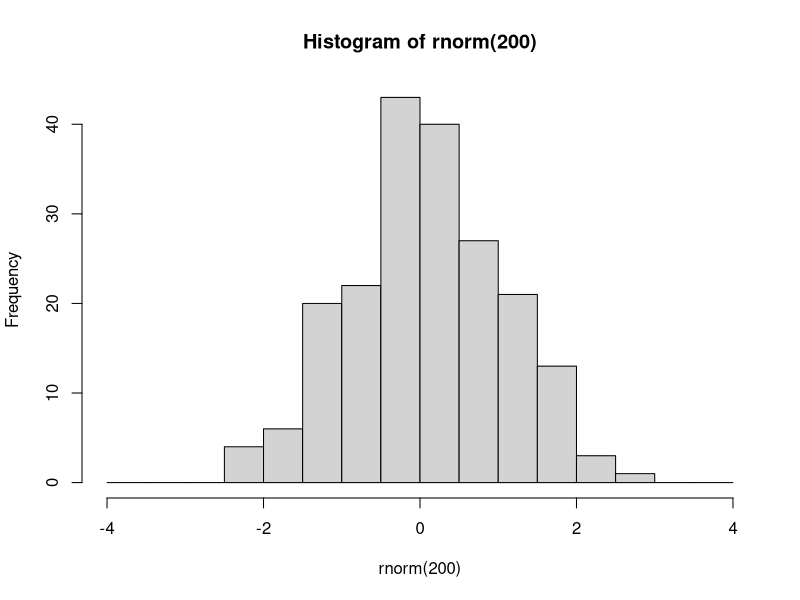
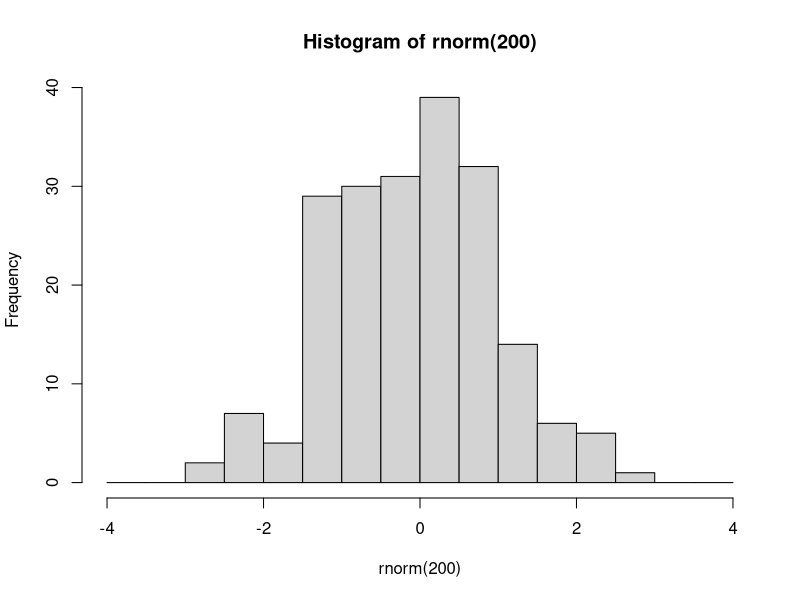

Recreate these plots in R, in order.
###################################
###################################
########                   ########
########   Data Science 1  ########
########       Lab 5       ######## 
########  07th Nov. 2023   ########
########                   ########
###################################
###################################

## Welcome to lab #5. Today will be an introduction to the tidyverse, specifically dplyr and ggplot2




#####################
####    Pipes    ####
#####################

# The pipe operator looks like this: |>
# It signifies: take the element on the left and use it as the first argument in the function on the right

# Example

hist(rnorm(200), breaks=seq(-4,4,0.5))
# is equivalent to

rnorm(200) |> hist(breaks=seq(-4,4,0.5))

# The purpose of the pipe is mostly aesthetic, in particular to avoid large numbers of parentheses when something needs to be transformed using multiple functions:



### 1.1 Rewrite the following expression using pipes:
set.seed(123)
round(sqrt(log(runif(10,1,10))),2)

set.seed(123)
10 |> runif(1,10) |> 
log() |> 
sqrt() |>
round (2)
?runif

              
# Pipes were initially created in a package called magrittr, part of the 'tidyverse' group of packages


########################
#### If/Else statement###
x<-sample(0:10, 1)
if(x>5) { 
  print('high')
  y<-x*2
  print(c(x,y))
}else{
  print('low')
}
ifelse(sample(0:10, 1)>5, print('high'), print('low'))


 


##   Packages    ####
########################

# Packages are essentially environments full of functions and/or objects which aren't loaded into R by default, but must be first installed (generally from a repository called CRAN), and then loaded

# Here we will install tidyverse, which is not one but a series of packages written by the same group of people, which share a number of syntactical features

install.packages('tidyverse')

# After you have installed tidyverse into your packages, you must also load it into your environment

library(tidyverse)

# You will only have to install a package once. However, every time you start fresh in a new R environment, you will have to load the packages you need again.

#########################
####    TIDYVERSE    ####
#########################

# The tidyverse encompasses a very large number of packages, and is fairly powerful (in that you can do a lot using tidyverse packages)
# However, you DO NOT need to use tidyverse exclusively! I mostly don't use it, for example, preferring to stick to base R except for a few functionalities.

# Downsides of tidyverse include: unique syntax which is very different from other programming languages such as python
# 'Black box' functions that have specific purposes that must be remembered, as opposed to more general-purpose functions in base R
# Often actually more verbose than base R (ie. requires more lines of code to do the same thing)
# Using tidyverse is a matter of preference!

# The pipe operator was originally introduced in the tidyverse package magrittr. 
# The tidyverse pipe operator looks like this: %>%

set.seed(123)
runif(10,1,10) %>% 
  log() %>%
  sqrt() %>%
  round(2)

# In this class we will look at 2 important tidyverse packages.
# The first is dplyr, which is used to manipulate and transform data.
# Then we will start learning ggplot2, which is used for plotting and data visualisation

#####################
####    dplyr    ####
#####################

# The philosophy behind dplyr is that every data transformation can be done using a function, and multiple transformations can be done by piping an object through multiple functions
# For example, in dplyr we no longer use indexing.
# Instead we use the functions 'select', to choose specific columns in a data frame, and 'filter', to choose specific rows.

data(mtcars)
view(mtcars)




# so instead of:
mtcars[mtcars$cyl == 6, 1:5]
# we would write:
mtcars %>%
  filter(cyl==6) %>%
  select(1:5)


### 2.1
# using select() and filter(), create a new database of cars that are over 4000 lbs in weight, retaining only the wt and mpg columns. Save this database to an object called 'df'.

df<-mtcars %>%
 filter(wt>4) %>%
 select (1,6) 
 df

# After you have selected the rows and columns you are interested in, you can 
# change the order of the rows using arrange

df %>% arrange(wt)

df %>% arrange(desc(wt))


# To change variables, we can use mutate()
df <- df %>% mutate(wt_kg=wt*453.592,
                    km_per_l = mpg*1.60934/3.78541)

# And we can use ifelse() within mutate()
mtcars <- mtcars %>%
            mutate(wt_class = ifelse(wt>=4, 'Oversized','Standard'))

mtcars[c('wt', 'wt_class')]
# We can even do a sultiple ifelse statment using case_when()
mtcars <- mtcars %>%
            mutate(
              efficiency = case_when(
                mpg<=15 ~ 'low',
                mpg>15 & mpg<=20 ~ 'medium',
                mpg>20 ~ 'high'
                ))
mtcars[c('wt', 'efficiency')]               

# Next, summarise (or summarize) is a useful function which collapses a dataframe into a single row and can calculate summary statistics, eg:

mtcars %>% 
  summarise(
    mean_wt = mean(wt),
    sd_wt = sd(wt),
    n = length(mpg)
    ) ->summary_table

# We can also use summarise to collapse a data frame not into one single row, but into as many rows as we have groups of interest. 
# To do this, first we need to use group_by()

x<-mtcars %>% group_by(efficiency)
view(x)

# You'll notice that this automatically changes the data frame into a new kind of object, called a tibble.
# Tibbles are basically tidyverse dataframes, that display information slightly differently, and are a bit more particular about certain things like not wanting empty cells.
# Tibbles can also be grouped, which allows for further operations down the line
# For example:

mtcars %>% 
  group_by(efficiency) %>%
  summarise(
    wt_kg=mean(wt),
    n=length(hp)
  ) %>%
  arrange(
    c('high','medium','low')
  ) %>%ungroup() ->summary_table_efficiency

summary_table_efficiency 
view(summary_table_efficiency) 

# You can group by multiple variables

mtcars %>% 
  group_by(efficiency,cyl) %>%
  summarise(
    avg_wt=mean(wt),
    n=length(hp)
  ) %>% view()

# After grouping a tibble, remember to ungroup it later using ungroup(), or you may have issues down the line.

# 3.1
data(iris)
# using the dplyr functions do the following:
# create a new column called Petal.Area which is the product of the petal width and petal length columns.
# For each of the different species of iris, present the mean and standard deviation for the sepal length, sepal width, and petal area, as well as the number of samples (n)
# Order this database in decreasing order of average petal area.

library("tidyverse")

final_iris_db<-iris %>% 
mutate(Petal.Area = Petal.Length*Petal.Width)%>% 
group_by(Species) %>% 
summarize(mn_sepal_length= mean(Sepal.Length),
          sd_sepal_length= sd(Sepal.Length),
          mn_sepal_width= mean(Sepal.Width),
          sd_sepal_width= sd(Sepal.Width), 
          mn_petal_area= mean(Petal.Area),
          sd_petal_area= sd(Petal.Area),
          n= n()) %>%
          arrange(desc(mn_petal_area))
View(final_iris_db)         

#######################
####    ggplot2    ####
#######################

# ggplot2 is the tidyverse graphics package, and one of the most popular data visualization tools that currently exists

# ggplot2 syntax is based on the so-called 'Grammar of Graphics', where different elements of a graph are added sequentially in layers

# The gold standard resource for learning ggplot2 is Hadley Wickham's 'ggplot2: Elegant graphics for data analysis'
# which is available for FREE here: https://ggplot2-book.org/

# I can provide no better introduction to ggplot2 than the 'First Steps' section of this book. 

# You can also find a cheat sheet here: https://rstudio.github.io/cheatsheets/html/data-visualization.html


# MIDTERM revisions:

# summary statistics

# Probabilities and distributions

# Null hypothesis significance tests - specifically t-tests

# P-values and confidence intervals

# Data standardization (scaling, centering, z-scoring)

# Data manipulation and visualisation


